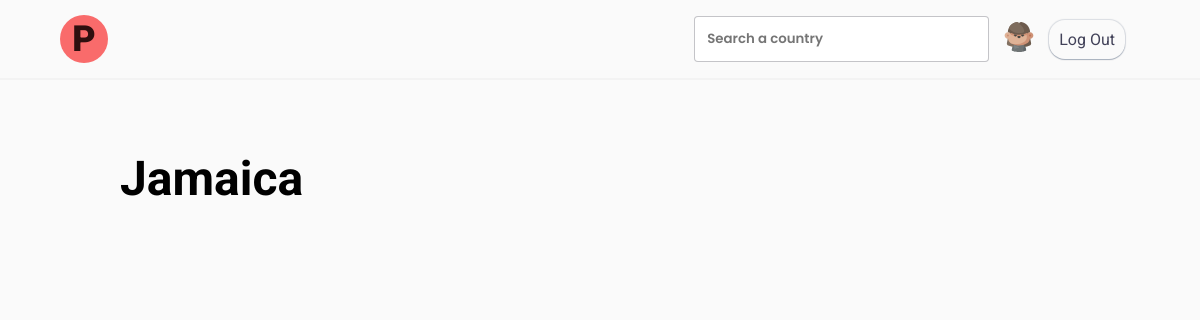
/Jamaica/ (signed in), run on an earlier commit of the app's database.
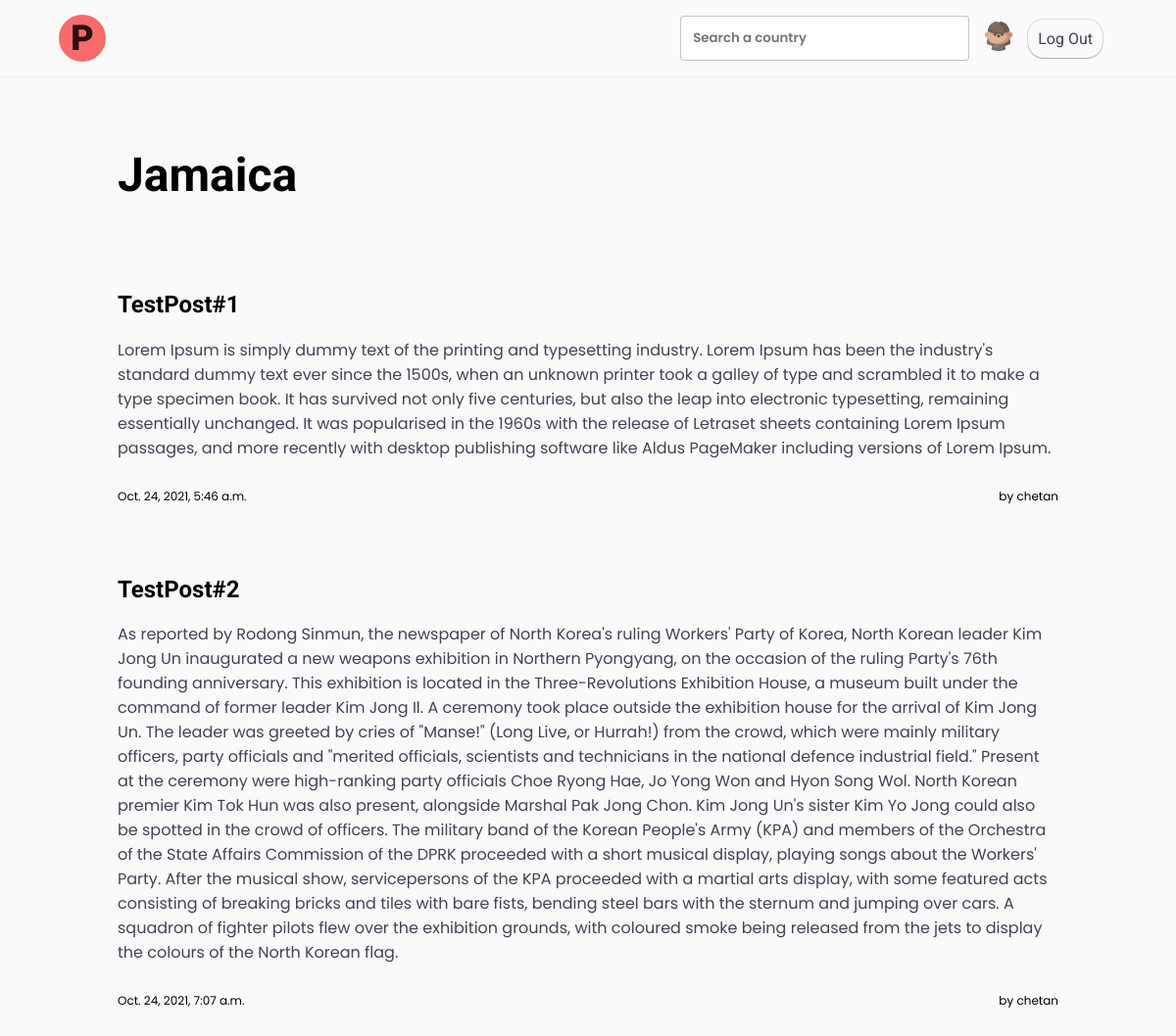
And on a later commit of the database.
### heritage/models.py (models this page shows, shortened)
class Posts(models.Model):
    title = models.CharField(max_length=64)
    content =  models.CharField(max_length=1920)
    country = models.CharField(max_length=64)
    timestamp = models.DateTimeField(auto_now=True)
    poster = models.ForeignKey(User, on_delete=models.CASCADE, related_name="poster")

class User(AbstractUser):
    def __str__(self):
        return f"{self.username}"

### heritage/views.py (the view)
# urls.py: path("<str:country>/", views.country_page, name="country_page"),
def country_page(request, country):
    posts = Posts.objects.filter(country = country)
    return render(request, 'heritage/countryPage.html', {
        "posts" : posts,
        "country" : country,
    })

### heritage/templates/heritage/countryPage.html (shortened to what this page needs)
{% extends "heritage/layout.html" %}
{% load static %}
{% block body %}
<section class="info">
    <div class="info__name">
        <h1> {{country}} </h1>
    </div>
</section>
<section class="posts">
    {% for post in posts %}
    <div class="posts__post">
        <h2>{{post.title}}</h2>
        <p class="content">{{post.content}}</p>
        <div class="post-info">
            <p class="time"> {{post.timestamp}} </p>
            <p class="poster">by {{post.poster}} </p>
        </div>
    </div>
    {% endfor %}
</section>
{% endblock %}

What changed in the data, as far as the page shows it:
added Posts: title "TestPost#1", content "Lorem Ipsum is simply dummy text of the printing and typesetting industry. Lorem Ipsum has been the industry's standard dummy text ever since the 1500s, when an unknown printer took a galley of type and scrambled it to make a type specimen book. It has survived not only five centuries, but also the leap into electronic typesetting, remaining essentially unchanged. It was popularised in the 1960s with the release of Letraset sheets containing Lorem Ipsum passages, and more recently with desktop publishing software like Aldus PageMaker including versions of Lorem Ipsum.", timestamp "Oct. 24, 2021, 5:46 a.m.", poster "chetan"
added Posts: title "TestPost#2", content "As reported by Rodong Sinmun, the newspaper of North Korea's ruling Workers' Party of Korea, North Korean leader Kim Jong Un inaugurated a new weapons exhibition in Northern Pyongyang, on the occasion of the ruling Party's 76th founding anniversary. This exhibition is located in the Three-Revolutions Exhibition House, a museum built under the command of former leader Kim Jong Il. A ceremony took place outside the exhibition house for the arrival of Kim Jong Un. The leader was greeted by cries of \"Manse!\" (Long Live, or Hurrah!) from the crowd, which were mainly military officers, party officials and \"merited officials, scientists and technicians in the national defence industrial field.\"…", timestamp "Oct. 24, 2021, 7:07 a.m.", poster "chetan"
